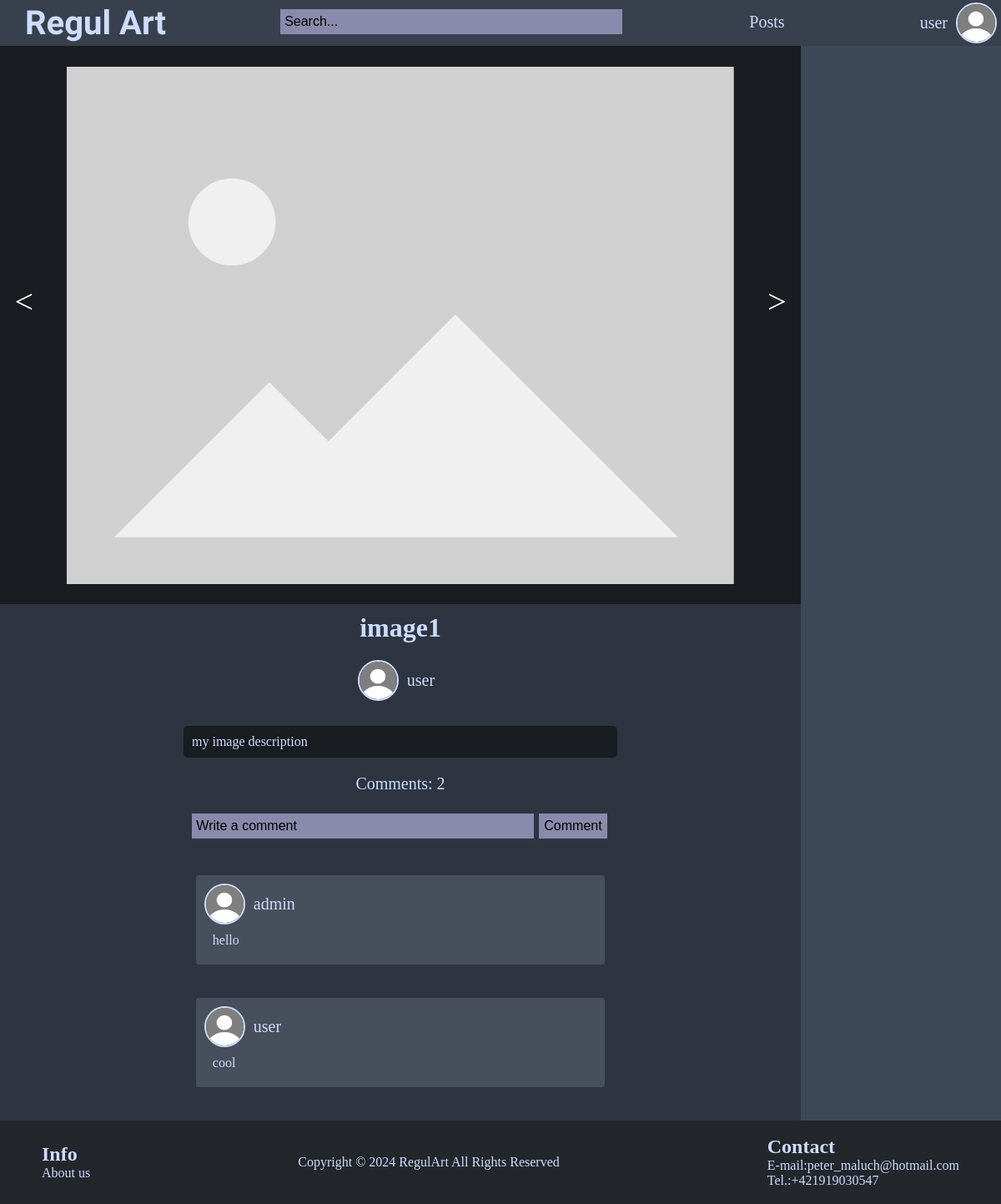
The app's page /templates/image.php?id=1 (signed in) with its own data.
### tables this page shows
CREATE TABLE `posts` (
  `id` int(11) NOT NULL,
  `image` varchar(100) NOT NULL,
  `name` varchar(50) NOT NULL,
  `userId` int(11) NOT NULL,
  `description` text DEFAULT NULL
);

CREATE TABLE `user` (
  `id` int(11) NOT NULL,
  `username` varchar(20) NOT NULL,
  `email` text NOT NULL,
  `password` text NOT NULL,
  `role` varchar(20) NOT NULL
);

CREATE TABLE `comments` (
  `id` int(11) NOT NULL,
  `comment` text NOT NULL,
  `userId` int(11) NOT NULL,
  `postId` int(11) NOT NULL
);

### _inc/classes/Database.php (called while the page is built, shortened)
<?php
    class Database{
        private $host = 'localhost';
        private $db_name = 'projekt';
        private $user_name = 'root';
        private $password = '';
        protected function connect() {
            try {
                $this->connection = new PDO(
                    "mysql:host=" . $this->host .
                    ";dbname=" . $this->db_name .
                    ";charset=utf8",
                    $this->user_name,
                    $this->password
                );
                $this->connection->setAttribute(PDO::ATTR_ERRMODE, PDO::ERRMODE_WARNING);
                $this->connection->setAttribute(PDO::ATTR_DEFAULT_FETCH_MODE,PDO::FETCH_OBJ);
                return $this->connection;
            } catch(PDOException $e) {
                die("Chyba pripojenia k databáze: " . $e->getMessage());
            }
        }
    }
?>

### _inc/classes/Posts.php (called while the page is built, shortened)
<?php
class Posts extends Database {
    private $db;
    public function __construct(){
        $this->db = $this->connect();
    }
    public function selectPost($imageId){
        try{
            $query =  $this->db->query("SELECT * FROM posts WHERE id=$imageId");
            $image = $query->fetch(PDO::FETCH_ASSOC);
            return $image;
        }catch(PDOException $e){
            return false;
        }
    }
    public function selectUsername($userId){
        try{
            $query =  $this->db->query("SELECT username FROM user WHERE id = $userId");
            $rows = $query->fetch();
            return $rows;
        }catch(PDOException $e){
            echo($e->getMessage());
        }
    }
    public function getCommentCount($postId){
        try{
            $query =  $this->db->query("SELECT COUNT(*) AS count FROM comments WHERE postid = $postId");
            $count = $query->fetch();
            return $count;
        }catch(PDOException $e){
            echo($e->getMessage());
        }
    }
    public function selectComments($postId){
        try{
            $query =  $this->db->query("SELECT * FROM comments WHERE postId = $postId");
            $rows = $query->fetchAll(PDO::FETCH_ASSOC);
            return $rows;
        }catch(PDOException $e){
            echo($e->getMessage());
        }
    }
    public function selectCommentUsername($userId){
        try{
            $query =  $this->db->query("SELECT username FROM user WHERE id = $userId");
            $rows = $query->fetch();
            return $rows;
        }catch(PDOException $e){
            echo($e->getMessage());
        }
    }
}
?>

### templates/image.php (the view, shortened to what this page needs)
<?php
    include_once('partials/header.php');
    $imgId = $_GET["id"];
    $posts_class = new Posts();
    $post = $posts_class->selectPost($imgId);
    $username = $posts_class->selectUsername($post['userId']);
    $comments = $posts_class->selectComments($imgId);
    $commentCount = $posts_class->getCommentCount($imgId);
?>
<div class="imageContent">
    <div class="imageView">
            <div class="slide">
                <?php
                    echo('<a href="image.php?id='.($imgId-1).'"><</a>');
                    echo('
                        <div>
                            <img src="../assets/img/'.$post['image'].'" alt="" class="image">
                        </div>
                    ');
                    echo('<a href="image.php?id='.($imgId+1).'">></a>');
                ?>
            </div>
            <div id="imageInfo">
                <div id="imageArtist">
                    <?php
                        echo('<h1>'.$post['name'].'</h1>');
                    ?>
                    <div class="profile" >
                        <img src="../assets/img/defaultprofile.png" alt="IMAGE">
                        <?php
                            echo('<div>'.$username->username.'</div>');
                        ?>
                    </div>
                </div>
                <div id="imageDesc">
                    <div id="desc">
                        <?php
                        if($post['description'] == null || $post['description'] == ""){
                            echo('No description');
                        }else{
                            echo($post['description']);
                        }
                        ?>
                    </div>
                </div>
                <div id="imageComments">
                    <div id="commentCount">
                        <?php
                            echo('Comments: '.$commentCount->count);
                        ?>
                    </div>
                    <?php
                        if(isset($_SESSION['username'])){
                            echo('
                                <form method="POST" id="commentWrite">
                                    <input type="text" name="comment" placeholder="Write a comment" class="searchBar" required>
                                    <input type="submit" name="addComment" value="Comment" class="button">
                                </form>
                            ');
                        }else{
                            echo('<div>You need to be logged in to wirte a comment</div>');
                        }
                    ?>
                    <div class="comments">
                        <?php
                            for($i=0;$i<count($comments);$i++){
                                $commentUsername = $posts_class->selectCommentUsername($comments[$i]['userId']);
                                echo('
                                    <div class="comment">
                                        <div class="commentProfile">
                                            <div class="profile" >
                                                <img src="../assets/img/defaultprofile.png" alt="IMAGE">
                                                <div>'.$commentUsername->username.'</div>
                                            </div>
                                        </div>
                                        <div class="commentText">'.$comments[$i]['comment'].'</div>
                                    </div>
                                ');
                            }
                        ?>
                    </div>
                </div>
            </div>
        </div>
        <div class="imageRecomended">
        </div>
    </div>
<?php
    include_once('partials/footer.php');
?>

### assets/css/style.css (style rules this page uses)
* { margin: 0px; }
body { background-color: rgb(25, 28, 32); }
.searchBar { padding: 5px; width: 400px; height: 20px; background-color: rgb(138, 138, 173); border: none; font-size: 16px; outline: none; transition: all 0.5s; color: rgb(31, 31, 31); }
.searchBar::placeholder { color: black; }
.profile { display: flex; align-items: center; text-decoration: none; color: rgb(205, 221, 255); font-size: 20px; cursor: pointer; }
.profile div { margin-right: 10px; margin-left: 10px; }
.profile img { border-radius: 100%; height: 45px; border: 2px solid; }
.button { background-color: rgb(138, 138, 173); border: none; color: black; padding: 6px; text-align: center; text-decoration: none; display: inline-block; font-size: 16px; margin: 4px 2px; cursor: pointer; transition: all 0.5s; }

### assets/css/image.css (style rules this page uses)
.imageContent { display: flex; flex-direction: row; }
.imageView { width: 80%; }
.slide { display: flex; flex-direction: row; align-items: center; justify-content: center; }
.slide a { color: white; font-size: 40px; padding: 20px; cursor: pointer; margin: 20px; text-decoration: none; }
.image { margin-top: 80px; margin-bottom: 20px; max-width: 800px; max-height: 800px; }
#imageInfo { background-color: rgb(46, 53, 65); }
#imageArtist { display: flex; flex-direction: column; justify-content: center; align-items: center; }
#imageArtist h1 { color: rgb(205, 221, 255); margin: 10px; }
#imageArtist div { margin: 10px }
#imageDesc { display: flex; flex-direction: column; justify-content: center; align-items: center; margin: 20px; }
#desc { width: 50%; min-width: 500px; color: rgb(205, 221, 255); background-color: rgb(25, 28, 32); padding: 10px; border-radius: 5px; }
#imageComments { display: flex; flex-direction: column; justify-content: center; align-items: center; }
#commentCount { font-size: 20px; color: rgb(205, 221, 255); }
.comments { display: flex; flex-direction: column; justify-content: center; align-items: center; width: 70%; margin: 20px; }
.comment { background-color: rgb(71, 79, 92); margin: 20px; padding: 10px; border-radius: 4px; width: 70%; color: rgb(205, 221, 255); }
.commentProfile { display: flex; }
.commentText { margin: 10px; }
.imageRecomended { background-color: rgb(62, 73, 87); width: 20%; margin-top: 50px; }
#commentWrite { margin-top: 20px; }

### records on screen
posts: image (placeholder picture), name "image1", description "my image description"
user: username "user"
user: username "admin"
comments: comment "hello"
comments: comment "cool"

### other values on screen
$_SESSION['username'] "user"
$commentCount->count "2"
